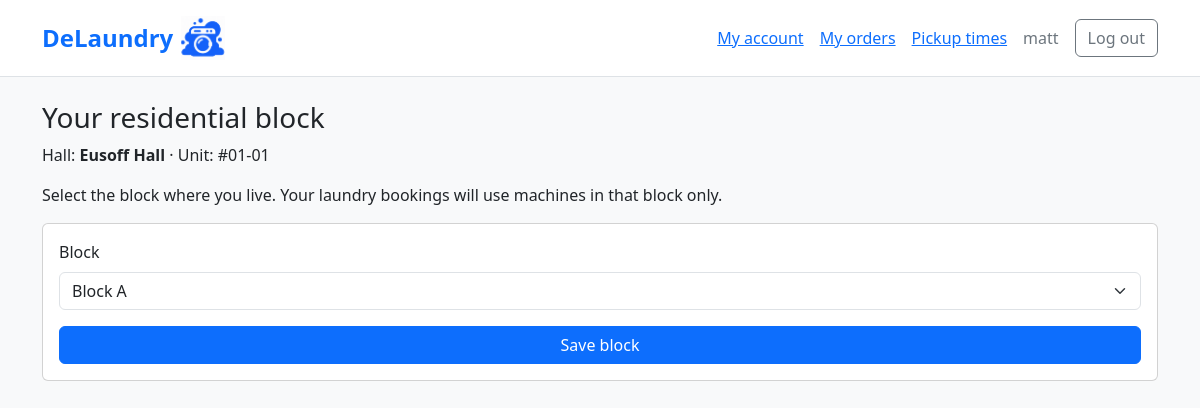
Screenshot of /accounts/block/ (signed in) with the database file from the repository.
### accounts/models.py (models this page shows)
class User(AbstractUser):
  id = models.AutoField(primary_key=True)
  email = models.EmailField(unique=True)
  name = models.CharField(max_length=120)
  role = models.CharField(max_length=120, choices=[('customer', 'Customer'), ('worker', 'Worker')])

class CustomerProfile(models.Model):
  user = models.OneToOneField(User, on_delete=models.CASCADE)
  residence = models.ForeignKey('facilities.Residence', on_delete=models.PROTECT)
  block = models.CharField(max_length=1, choices=BLOCK_CHOICES, blank=True, default="")
  id = models.AutoField(primary_key=True)
  unitNum = models.CharField(max_length=8)
  class Meta:
    constraints = [
      models.CheckConstraint(
        condition=models.Q(block__in=["", *"ABCDEF"]),
        name="customer_valid_block",
      ),
    ]

### facilities/models.py (models this page shows)
class Residence(models.Model):
  id = models.AutoField(primary_key=True)
  name = models.CharField(
    max_length=120,
    unique=True,
    choices=[
      ('eusoff', 'Eusoff Hall'),
      ('kentridge', 'Kent Ridge Hall'),
      ('kingedward', 'King Edward VII Hall'),
      ('raffles', 'Raffles Hall'),
      ('sheares', 'Sheares Hall'),
      ('temasek', 'Temasek Hall')
  ])
  is_active = models.BooleanField(default=True) # just for admin control
  def __str__(self):
    return self.get_name_display()

### accounts/views.py (the view)
# urls.py: path("block/", views.customer_block, name="customer_block"),
@login_required(login_url="accounts:login")
@require_http_methods(["GET", "POST"])
def customer_block(request):
  if not request.user.is_active or request.user.role != "customer":
    return HttpResponseForbidden("This page is for customers only.")
  profile = CustomerProfile.objects.select_related("residence").filter(user=request.user).first()
  if profile is None:
    return HttpResponseForbidden("Your customer profile is missing. Please contact staff.")
  form = CustomerBlockForm(request.POST if request.method == "POST" else None, instance=profile)
  if request.method == "POST" and form.is_valid():
    form.save()
    return redirect("customerstorefront:availability")
  return render(request, "accounts/customer_block.html", {"profile": profile, "form": form})

### accounts/forms.py
class CustomerBlockForm(forms.ModelForm):
    block = forms.ChoiceField(widget=forms.Select(attrs={"class": "form-select"}))
    class Meta:
        model = CustomerProfile
        fields = ["block"]
    def __init__(self, *args, **kwargs):
        super().__init__(*args, **kwargs)
        rooms = LaundryRoom.objects.filter(
            residence=self.instance.residence, residence__is_active=True, is_active=True,
        ).order_by("block")
        self.fields["block"].choices = [("", "Select your block")] + [
            (room.block, room.get_block_display()) for room in rooms
        ]

### bookings/context_processors.py (called while the page is built)
def demo_clock(request):
  if not getattr(settings, "DEMO_MODE", False):
    return {}
  return {"demo_time": clock.localtime(), "demo_session": settings.DEMO_SESSION}

### accounts/templates/accounts/customer_block.html (shortened to what this page needs)
{% extends "accounts/base.html" %}
{% block content %}
  <h1 class="h3">Your residential block</h1>
  <p>Hall: <strong>{{ profile.residence }}</strong> &middot; Unit: {{ profile.unitNum }}</p>
  <p>Select the block where you live. Your laundry bookings will use machines in that block only.</p>
  <form class="card card-body" method="post">
    <div class="mb-3">
      <label class="form-label" for="{{ form.block.id_for_label }}">Block</label>
      {{ form.block }}
    </div>
    <button class="btn btn-primary" type="submit">Save block</button>
  </form>
{% endblock %}

### accounts/templates/accounts/customer_nav.html (shortened to what this page needs)
<nav class="container py-3 d-flex flex-wrap align-items-center gap-3" aria-label="Customer navigation">
  <a class="fs-4 fw-bold text-decoration-none me-auto d-inline-flex align-items-center gap-2" href="{% if brand_href %}{{ brand_href }}{% elif user.is_authenticated and user.role == 'customer' %}{% url 'accounts:customer_home' %}{% else %}{% url 'accounts:login' %}{% endif %}">{% if brand_label %}{{ brand_label }}{% else %}{% include "bookings/brand.html" %}{% endif %}</a>
  {% if user.is_authenticated and user.role == 'customer' %}
    <a href="{% url 'accounts:customer_home' %}">My account</a>
    <a href="{% url 'customerstorefront:order_list' %}">My orders</a>
    <a href="{% url 'customerstorefront:availability' %}">Pickup times</a>
    <span class="text-secondary">{{ user.name }}</span>
    <form method="post" action="{% url 'accounts:logout' %}" class="mb-0">
      <button class="btn btn-outline-secondary" type="submit">Log out</button>
    </form>
  {% elif not hide_login_links %}
    <a href="{% url 'adminpanel:login' %}">Staff login</a>
    <a href="{% url 'accounts:worker_login' %}">Worker login</a>
    <a href="{% url 'accounts:login' %}">Customer login</a>
  {% endif %}
</nav>

### rows the page displays
User: name "matt"
CustomerProfile: residence "Eusoff Hall", unitNum "#01-01", block "Block A"
